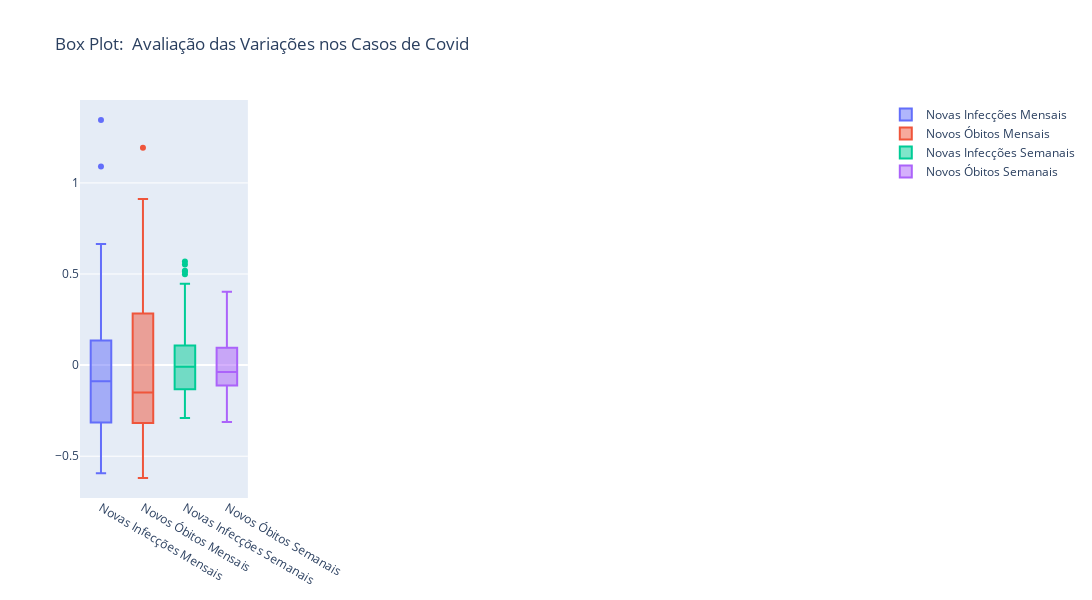

Notebook code cell kept with this figure:
### Code cell
# Boxplot dos valores que restaram na base:
fig = make_subplots(rows=1, cols=4)

fig.add_trace(go.Box(y=months_cleaned["newCases"].dropna(), name = "Novas Infecções Mensais"))
fig.add_trace(go.Box(y=months_cleaned["newDeaths"].dropna(), name = "Novos Óbitos Mensais"))
fig.add_trace(go.Box(y=weeks_cleaned["newCases"].dropna(), name = "Novas Infecções Semanais"))
fig.add_trace(go.Box(y=weeks_cleaned["newDeaths"].dropna(), name = "Novos Óbitos Semanais"))

fig.update_layout(height=600, width=4000, title_text="Box Plot:  Avaliação das Variações nos Casos de Covid")
fig.show()
